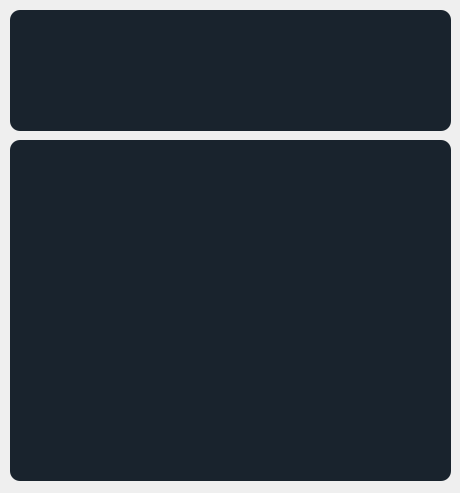
<?xml version="1.0" encoding="UTF-8"?>
<ui version="4.0">
 <class>Form</class>
 <widget class="QWidget" name="Form">
  <property name="geometry">
   <rect>
    <x>0</x>
    <y>0</y>
    <width>460</width>
    <height>493</height>
   </rect>
  </property>
  <property name="windowTitle">
   <string>Form</string>
  </property>
  <widget class="QLabel" name="bel_pregImage">
   <property name="geometry">
    <rect>
     <x>10</x>
     <y>140</y>
     <width>441</width>
     <height>341</height>
    </rect>
   </property>
   <property name="styleSheet">
    <string notr="true">  background-color: #19232D;
  border: 0px solid #32414B;
  padding: 0px;
  color: #F0F0F0;
  selection-background-color: #1464A0;
  selection-color: #F0F0F0;

	border-radius: 10;</string>
   </property>
   <property name="text">
    <string/>
   </property>
  </widget>
  <widget class="QTextEdit" name="txtEdit_preg">
   <property name="geometry">
    <rect>
     <x>10</x>
     <y>10</y>
     <width>441</width>
     <height>121</height>
    </rect>
   </property>
   <property name="styleSheet">
    <string notr="true">  background-color: #19232D;
  border: 0px solid #32414B;
  padding: 0px;
  color: #F0F0F0;
  selection-background-color: #1464A0;
  selection-color: #F0F0F0;

	border-radius: 10;</string>
   </property>
  </widget>
 </widget>
 <resources>
  <include location="../../IMAG.qrc"/>
 </resources>
 <connections/>
</ui>
